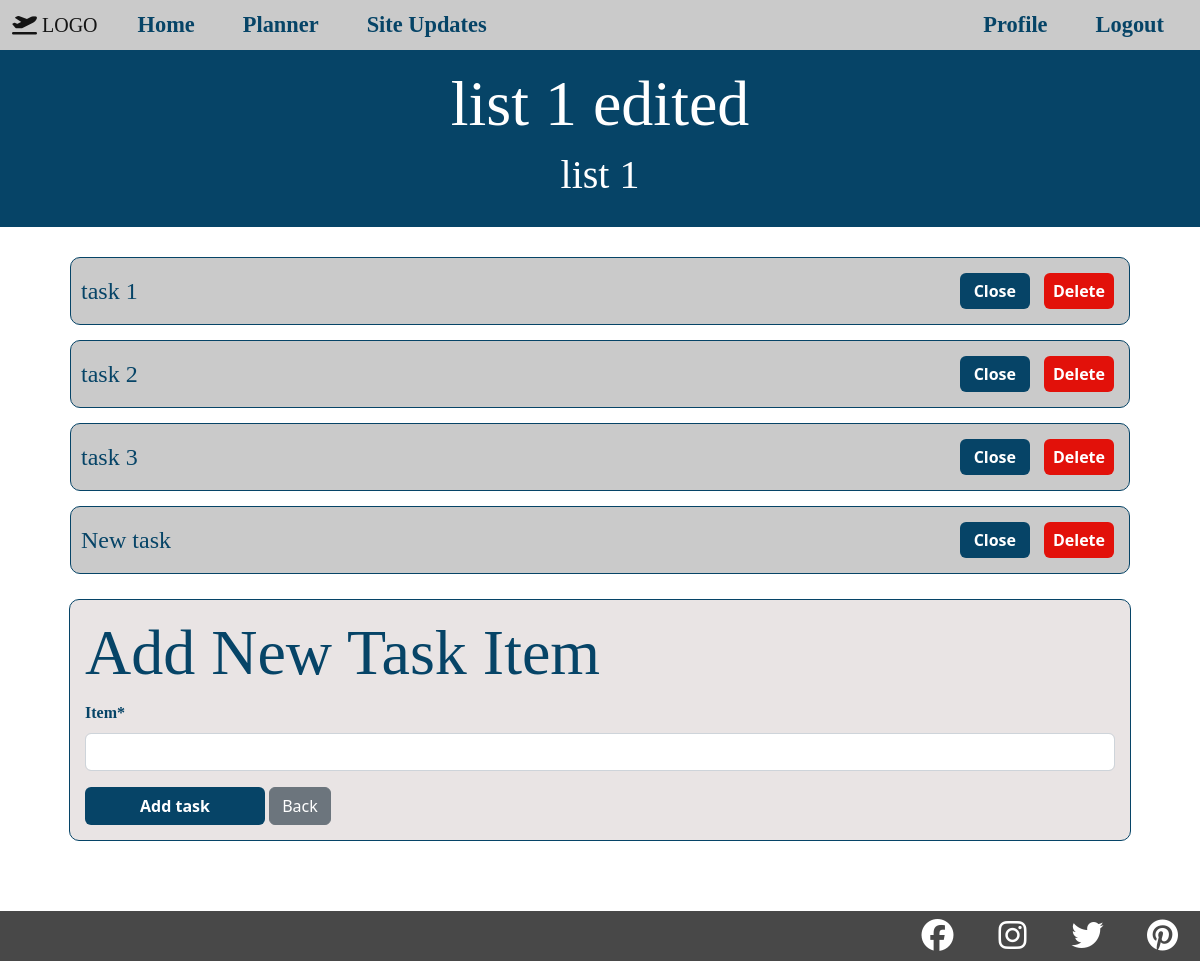
The page /to_do/to_do_items/57 (signed in) on the database its author committed.
### to_do_list/models.py (models this page shows, shortened)
class ToDoList(models.Model):
    user = models.ForeignKey(User, on_delete=models.CASCADE)
    country = models.ForeignKey(Country, on_delete=models.CASCADE,
                                related_name="country_to_do")
    title = models.CharField(max_length=200)
    description = models.TextField(null=True, blank=True)
    complete = models.BooleanField(default=False)
    created = models.DateTimeField(auto_now_add=True)

class ToDoItem(models.Model):
    list = models.ForeignKey(ToDoList, on_delete=models.CASCADE)
    item = models.CharField(max_length=200)
    complete = models.BooleanField(default=False)
    created = models.DateTimeField(auto_now_add=True)
    def __str__(self):
        return self.item
    class Meta:
        ordering = ['complete']

### to_do_list/views.py (the view, shortened to what this page needs)
# urls.py: path('to_do_items/<int:pk>', ToDoItemsView.as_view(), name="to-do-items"), #pass ToDoList pk
class ToDoItemsView(LoginRequiredMixin, View):
    login_url = '/login/required'
    redirect_field_name = 'redirect_to'
    template_name = 'to_do_list/to_do_items.html'
    def get(self, request, pk):
        to_do_list = get_object_or_404(ToDoList, pk=pk)
        items = ToDoItem.objects.filter(list=to_do_list)
        add_item_form = ToDoItemForm()
        context = {
            'to_do_list': to_do_list,
            'items': items,
            'add_item_form': add_item_form
            }
        return render(request, self.template_name, context)

### to_do_list/forms.py
class ToDoItemForm(forms.ModelForm):
    class Meta:
        model = ToDoItem
        fields = ['item']

### to_do_list/templates/to_do_list/to_do_items.html (shortened to what this page needs)
{% extends "base.html" %}
{% block content %}
{% load crispy_forms_tags %}
    <div class="to-do-item-header">
        <h1>{{ to_do_list.title }}</h1>
        <h4>{{ to_do_list.description }}</h4>
    </div>
    <div class="tasks-container">
        {% if items %}
            <div class="task-container">
                {% for item in items %}
                        {% if item.complete %}
                        <div class="task-list-row-closed">
                            <div class="task-description"><p><s>{{ item }}</s></p></div>
                            <div class="ms-lg-auto">
                                <a class="to-do-list-buttons to-do-list-edit btn" href="{% url 'complete-item' item.pk %}">Open</a>
                                <a class="to-do-list-buttons to-do-list-delete btn" href="{% url 'delete-item' item.pk %}">Delete</a>
                            </div>
                        </div>
                        {% else %}
                        <div class="task-list-row-open">
                            <div class="task-description"><p>{{ item }}</p></div>
                                <div class="ms-lg-auto">
                                    <a class="to-do-list-buttons to-do-list-edit btn" href="{% url 'complete-item' item.pk %}">Close</a>
                                    <a class="to-do-list-buttons to-do-list-delete btn" href="{% url 'delete-item' item.pk %}">Delete</a>
                                </div>
                        </div>
                        {% endif %}
                {% endfor %}
            </div>
        {% else %}
            <h3 class="text-center">Currently you have no 'Tasks' in your 'To-Do List'!</h3>
        {% endif %}
    </div>
    <div class="to-do-item-form-container">
        <div class="to-do-item-form">
            <h1>Add New Task Item</h1>
            <div class="content-section">
                <form method="POST">
                    <fieldset class="form-group">
                        {{ add_item_form|crispy }}
                    </fieldset>
                    <div class="form-group">
                        <button class="btn" type="submit">Add task</button>
                        <a class="btn btn-secondary" href="{% url 'country' to_do_list.country.pk %}#to_do_list_location">Back</a>
                    </div>
                </form>
            </div>
        </div>
    </div>
{% endblock content %}

### static/css/main.css (style rules this page uses)
* { padding: 0; margin: 0; box-sizing: border-box; }
h1, h2, h3, h4, h5, h6 { font-family: 'Lora', serif; }
a { font-family: 'Lora', serif; }
p, .comments-txt, .form-label { font-family: 'Merriweather', serif; }
.form-label { font-weight: 700; }
@media (min-width: 768px) { h1 { font-size: 350%; } }
@media (min-width: 768px) { h4 { font-size: 200%; } }
@media (min-width: 768px) { p, .comments-txt { font-size: 140%; } }
@media (min-width: 992px) { h1 { font-size: 400%; } }
@media (min-width: 992px) { h4 { font-size: 250%; } }
@media (min-width: 992px) { p, .comments-txt { font-size: 150%; } }
.list-container, .task-container { width: 100%; padding: 10px; }
.to-do-list-buttons { padding: 5px; font-weight: 700; margin: 5px; width: 70px; }
.to-do-list-edit { background-color: rgb(6, 68, 103); color: white; }
.to-do-list-delete { background-color: #e2110a; color: white; }
body { background-color: rgb(6, 68, 103); color: white; }
.to-do-item-header { padding-top: 50px; padding-bottom: 20px; background-color: rgb(6, 68, 103); color: white; text-align: center; }
.tasks-container { width: 90%; margin-top: 20px; margin-left: 5%; }
.task-list-row-open { display: flex; border: 1px solid rgb(6, 68, 103); align-items: center; padding: 10px; border-radius: 10px; margin-bottom: 15px; background-color: rgb(202, 202, 202); }
.task-description { width: 70%; }
.task-list-row-open p { margin-bottom: 0; color: rgb(6, 68, 103); }
.to-do-item-form-container { margin: 0px 10px 120px 10px; display: flex; justify-content: center; align-items: center; color: rgb(6, 68, 103); }
.to-do-item-form { width: 90%; border: 1px solid rgb(6, 68, 103); padding: 15px; border-radius: 10px; background-color: #e9e4e4; }
.to-do-item-form button { width: 180px; background-color: rgb(6, 68, 103); color: white; font-weight: 700; }

### to_do_list/templates/to_do_list/to_do_items.html (style rules this page uses)
body { background-color: white; }

### rows shown on the page
ToDoList: title "list 1 edited", description "list 1"
ToDoItem: item "task 1"
ToDoItem: item "task 2"
ToDoItem: item "task 3"
ToDoItem: item "New task"
